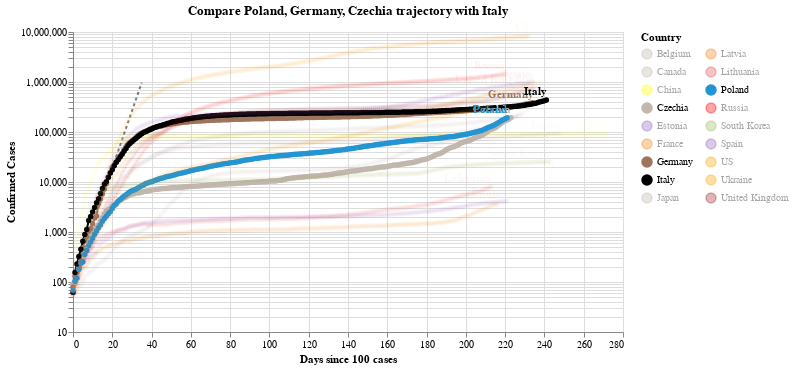

Source (notebook cell):
### Code cell
#hide_input
chart2 = make_since_chart(dff2,['Poland', 'Germany', 'Czechia'], baseline_countries)
chart2

### Figure 1 — Vega-Lite specification as saved in the notebook (floating-point values rounded to 4 significant figures; data arrays with more than 128 entries replaced by an {"elided": "..."} marker saying what was removed)
{"config": {"view": {"continuousWidth": 400, "continuousHeight": 300}}, "layer": [{"data": {"name": "data-628230001892d6798b50651be41d1b3e"}, "mark": {"type": "line", "color": "black", "opacity": 0.5, "strokeDash": [3, 3]}, "encoding": {"x": {"type": "quantitative", "field": "Days since 100 cases"}, "y": {"type": "quantitative", "field": "Confirmed Cases"}}}, {"data": {"name": "data-2a2c817e1a385f3266b8aa4c5d2f966d"}, "mark": {"type": "line", "point": true}, "encoding": {"color": {"type": "nominal", "field": "Country", "legend": {"columns": 2}, "scale": {"domain": ["Belgium", "Canada", "China", "Czechia", "Estonia", "France", "Germany", "Italy", "Japan", "Latvia", "Lithuania", "Poland", "Russia", "South Korea", "Spain", "US", "Ukraine", "United Kingdom"], "range": ["#C1B7AD", "#C1B7AD", "yellow", "#C1B7AD", "#9467bd", "#F58518", "#9D755D", "black", "#C1B7AD", "#F58518", "#E45756", "#2495D3", "red", "#A1BA59", "#9467bd", "orange", "orange", "brown"]}}, "opacity": {"condition": {"value": 1, "selection": "selector002"}, "value": 0.05}, "tooltip": [{"type": "nominal", "field": "Country"}, {"type": "temporal", "field": "Date"}, {"type": "quantitative", "field": "Confirmed Cases"}, {"type": "quantitative", "field": "Days since 100 cases"}], "x": {"type": "quantitative", "field": "Days since 100 cases"}, "y": {"type": "quantitative", "field": "Confirmed Cases", "scale": {"type": "log"}}}, "selection": {"selector002": {"type": "multi", "fields": ["Country"], "bind": "legend", "init": [{"Country": "Poland"}, {"Country": "Germany"}, {"Country": "Czechia"}, {"Country": "Italy"}]}}, "width": 550}, {"data": {"name": "data-2a2c817e1a385f3266b8aa4c5d2f966d"}, "mark": {"type": "text", "align": "right", "dy": -8, "fontWeight": "bold"}, "encoding": {"color": {"type": "nominal", "field": "Country", "legend": {"columns": 2}, "scale": {"domain": ["Belgium", "Canada", "China", "Czechia", "Estonia", "France", "Germany", "Italy", "Japan", "Latvia", "Lithuania", "Poland", "Russia", "South Korea", "Spain", "US", "Ukraine", "United Kingdom"], "range": ["#C1B7AD", "#C1B7AD", "yellow", "#C1B7AD", "#9467bd", "#F58518", "#9D755D", "black", "#C1B7AD", "#F58518", "#E45756", "#2495D3", "red", "#A1BA59", "#9467bd", "orange", "orange", "brown"]}}, "opacity": {"condition": {"value": 1, "selection": "selector002"}, "value": 0.05}, "text": {"type": "nominal", "field": "Country"}, "tooltip": [{"type": "nominal", "field": "Country"}, {"type": "temporal", "field": "Date"}, {"type": "quantitative", "field": "Confirmed Cases"}, {"type": "quantitative", "field": "Days since 100 cases"}], "x": {"type": "quantitative", "field": "Days since 100 cases"}, "y": {"type": "quantitative", "field": "Confirmed Cases", "scale": {"type": "log"}}}, "transform": [{"filter": "(datum['Date'] >= 1603152000000)"}], "width": 550}], "title": "Compare Poland, Germany, Czechia trajectory with Italy", "$schema": "https://vega.github.io/schema/vega-lite/v4.0.2.json", "datasets": {"data-628230001892d6798b50651be41d1b3e": [{"Days since 100 cases": 0, "Confirmed Cases": 100.0}, {"Days since 100 cases": 1, "Confirmed Cases": 130.0}, {"Days since 100 cases": 2, "Confirmed Cases": 169.0}, {"Days since 100 cases": 3, "Confirmed Cases": 219.7}, {"Days since 100 cases": 4, "Confirmed Cases": 285.6}, {"Days since 100 cases": 5, "Confirmed Cases": 371.3}, {"Days since 100 cases": 6, "Confirmed Cases": 482.7}, {"Days since 100 cases": 7, "Confirmed Cases": 627.5}, {"Days since 100 cases": 8, "Confirmed Cases": 815.7}, {"Days since 100 cases": 9, "Confirmed Cases": 1060.0}, {"Days since 100 cases": 10, "Confirmed Cases": 1379.0}, {"Days since 100 cases": 11, "Confirmed Cases": 1792.0}, {"Days since 100 cases": 12, "Confirmed Cases": 2330.0}, {"Days since 100 cases": 13, "Confirmed Cases": 3029.0}, {"Days since 100 cases": 14, "Confirmed Cases": 3937.0}, {"Days since 100 cases": 15, "Confirmed Cases": 5119.0}, {"Days since 100 cases": 16, "Confirmed Cases": 6654.0}, {"Days since 100 cases": 17, "Confirmed Cases": 8650.0}, {"Days since 100 cases": 18, "Confirmed Cases": 11250.0}, {"Days since 100 cases": 19, "Confirmed Cases": 14620.0}, {"Days since 100 cases": 20, "Confirmed Cases": 19000.0}, {"Days since 100 cases": 21, "Confirmed Cases": 24710.0}, {"Days since 100 cases": 22, "Confirmed Cases": 32120.0}, {"Days since 100 cases": 23, "Confirmed Cases": 41750.0}, {"Days since 100 cases": 24, "Confirmed Cases": 54280.0}, {"Days since 100 cases": 25, "Confirmed Cases": 70560.0}, {"Days since 100 cases": 26, "Confirmed Cases": 91730.0}, {"Days since 100 cases": 27, "Confirmed Cases": 119300.0}, {"Days since 100 cases": 28, "Confirmed Cases": 155000.0}, {"Days since 100 cases": 29, "Confirmed Cases": 201500.0}, {"Days since 100 cases": 30, "Confirmed Cases": 262000.0}, {"Days since 100 cases": 31, "Confirmed Cases": 340600.0}, {"Days since 100 cases": 32, "Confirmed Cases": 442800.0}, {"Days since 100 cases": 33, "Confirmed Cases": 575600.0}, {"Days since 100 cases": 34, "Confirmed Cases": 748300.0}, {"Days since 100 cases": 35, "Confirmed Cases": 972800.0}], "data-2a2c817e1a385f3266b8aa4c5d2f966d": {"elided": "4173 records"}}}
